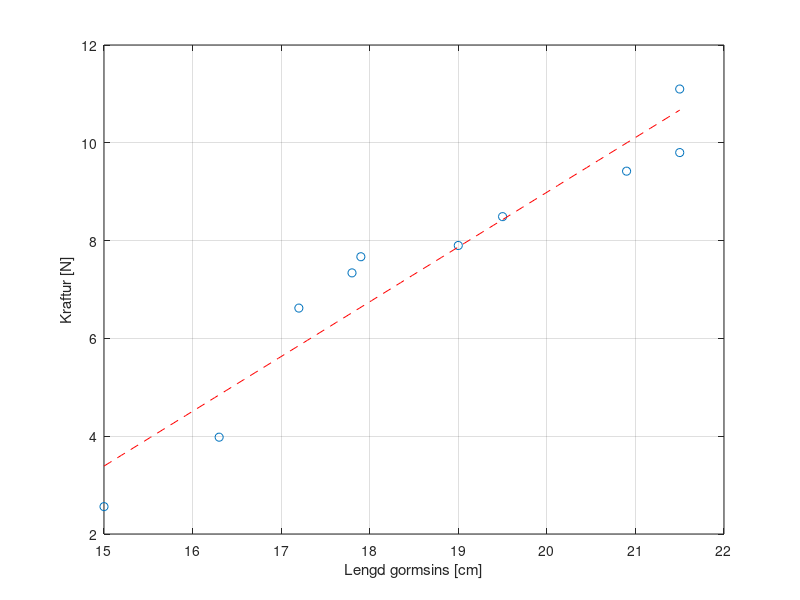

Write the MATLAB code that produced this figure.


F = sort([9.8, 7.9, 11.1, 3.98, 2.56, 9.42, 7.34, 8.49, 7.67, 6.62]); % F [N]
x = sort([17.2, 15, 17.9, 20.9, 19, 19.5, 16.3, 21.5, 21.5, 17.8]); % x [m]



figure;
plot(x, F, 'o'); % Gögnin teiknuð með punktum og línu
xlabel('Lengd gormsins [cm]');
ylabel('Kraftur [N]');
grid on;

% Fylki með línulegri mátun á gögnin (hallatala = gormstuðull K)
p = polyfit(x, F, 1); % 1st gráðu margliða mátun
k_computed = p(1); % Hallatalan er gormstuðull K

% Sýna hallatöluna í skipanaglugganum
fprintf('Reiknaður gormstuðull K er: %.2f N/m\n', k_computed * 100);

% Bæta við mátunarlínu í grafinu
hold on;
x_fit = linspace(min(x), max(x), 100);
F_fit = polyval(p, x_fit);
plot(x_fit, F_fit, '--r'); % Línuleg mátun teiknuð með strikalínu
% legend('Gögn', 'Línuleg mátun');